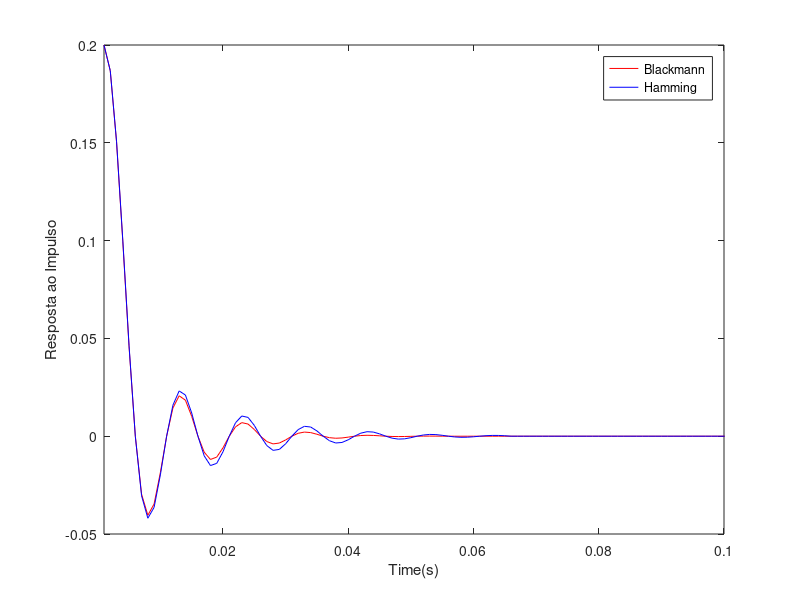

The MATLAB script that drew this image:
N = 256;
fs = 1000;
f = (1:N)*fs/N;
fc = 100/fs;
L = 129;
t = (1:N)/fs;
k  = -floor(L/2):-1;
n = -floor(L/2):floor(L/2);

x = [1 zeros(1,255)];
g = sin(2*pi*fc*k)./(pi*k);
g =  [g 2*fc, fliplr(g)];

N_w = length(g);   

w_B = 0.35875 + 0.48829*cos(2*pi*n/N_w) + 0.14128*cos(4*pi*n/N_w)+ 0.01168*cos(6*pi*n/N_w);
b = g .* w_B;

n = (1:L);
w_h = 0.54 - 0.46*cos(2*pi*n/N_w);
h = g .* w_h;

y_b = conv(x,b,'same');
y_h = conv(x,h,'same');

y_s = y_b-y_h;

plot(t,y_b,'r'); hold on;
plot(t,y_h,'b');
xlim([-inf 0.1]);
xlabel('Time(s)');ylabel('Resposta ao Impulso');
legend('Blackmann', 'Hamming');
